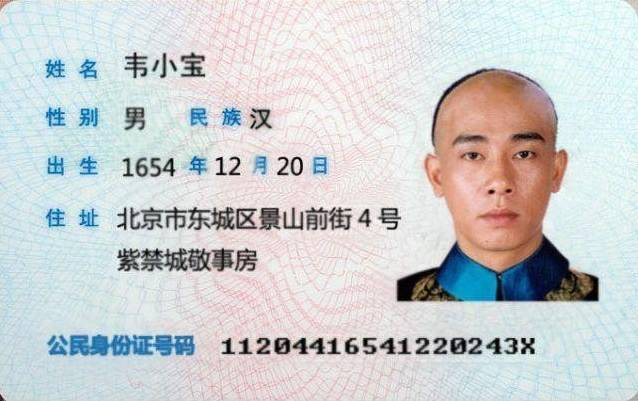
#> input picture card.jpg, 638 x 401 px, found by its file name
$ python sift.py ../card.jpg   (older library calls are emulated)
#> lines starting #> are read from the running program, lines starting #| are printed output that depends on the picture
'''
refer to:
https://www.jb51.net/article/135366.htm
https://blog.csdn.net/zhangziju/article/details/79754652
https://www.jianshu.com/p/ed57ee1056ab

> python card/sift.py data/1.jpg
'''

import cv2
import numpy as np

card_template_image_path="card.jpg"

key_pos={
	'姓':[[45,60],[65,75]],
	'名':[[80,60],[95,75]],
	'性':[[45,107],[63,123]],
	'别':[[78,109],[96,126]],
	'民':[[191,109],[205,125]],
	'族':[[222,109],[238,126]],
	'出':[[46,156],[62,173]],
	'生':[[78,158],[95,174]],
	'年':[[189,157],[204,173]],
	'月':[[253,156],[264,172]],
	'日':[[310,155],[325,175]],
	'住':[[45,210],[65,225]],
	'址':[[79,208],[96,225]],
	'公':[[47,335],[65,354]],
	'民':[[70,335],[87,350]],
	'身':[[91,335],[105,350]],
	'份':[[111,335],[151,350]],
	'证':[[132,335],[170,350]],
	'号':[[156,335],[190,350]],
	'左上':[[0,0],[20,20]],
	'右上':[[615,0],[635,20]],
	'左下':[[0,379],[20,399]],
	'右上':[[615,379],[635,399]]
}

def filter(p):
	for i, (k, v) in enumerate(key_pos.items()):
		if v[0][0] < p[0] and p[0] < v[1][0] and \
		   v[0][1] < p[1] and p[1] < v[1][1]:
			print("关键点匹配：",k)
			return True
	return False

def parse(dst_image_path):
#> called with dst_image_path = '../card.jpg'
	sift = cv2.xfeatures2d.SIFT_create()
	# sift = cv2.ORB()

	# 模板图片
	img_tpl = cv2.imread(card_template_image_path)
#> img_tpl is the input picture: shape (401, 638, 3); mean B, G, R 208.8, 207.7, 204.9
	gray_tpl= cv2.cvtColor(img_tpl,cv2.COLOR_BGR2GRAY)
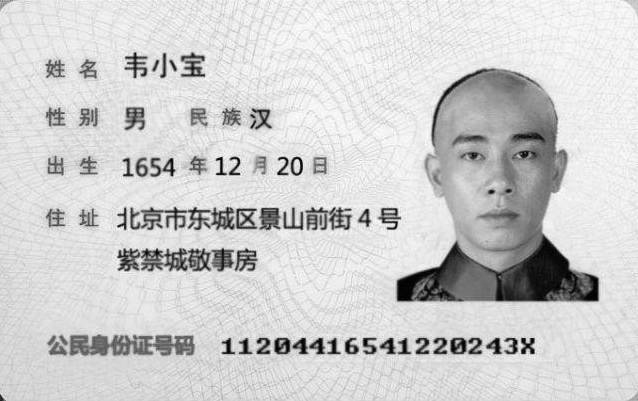
#> gray_tpl: shape (401, 638); min 0, max 255, mean 207
	kp_tpl, des_tpl = sift.detectAndCompute(gray_tpl, None)  # des是描述子
#> kp_tpl = 1770 keypoints; strongest (x, y, size): (532, 340, 3.3), (523, 340, 3.3), (532, 351, 3.3), (523, 351, 3.3)


	# 目标图片
	img_dst = cv2.imread(dst_image_path)
	# size = img_tpl.shape[0]/ img_dst.shape[0]
	# img_dst = cv2.resize(img_dst,None,fx=size,fy=size)
	gray_dst= cv2.cvtColor(img_dst,cv2.COLOR_BGR2GRAY)
	kp_dst, des_dst = sift.detectAndCompute(gray_dst, None)  # des是描述子
#> kp_dst has the same summary as kp_tpl

	# [13 lines of commented-out code are left out]
	bf = cv2.BFMatcher()
	matches = bf.knnMatch(des_tpl, des_dst, k=2)
#> matches = 1770 matches
	# matches = sorted(matches, key=lambda x: x[0].distance)
	# matches = matches[:10]
	# 调整ratio
	good = []
	print("一个匹配点数：",len(matches))
#| 一个匹配点数： 1770
	for m, n in matches:
		if m.distance < 0.75 * n.distance:
			i = m.queryIdx
			pt = kp_tpl[i].pt
			if filter(pt):
				good.append([m])
#> this loop made 1770 passes
#> pt on passes 1 to 12: (5.45, 6.44), (45.95, 169.6), (46.09, 120.7), (46.42, 211.9), (46.82, 109.7), (46.86, 164.8), (48.34, 215.4), (48.48, 64.47), (48.48, 64.47), (48.69, 64.31), (48.69, 64.31), (48.69, 64.31)
#| 关键点匹配： 左上
#| 关键点匹配： 性
#| 关键点匹配： 住
#| 关键点匹配： 性
#| 关键点匹配： 出
#| 关键点匹配： 住
#| 关键点匹配： 姓
#| 关键点匹配： 姓
#> (further printed lines are left out)
#> after the loop, good = 294 matches

	img3 = cv2.drawMatchesKnn(img_tpl, kp_tpl, img_dst, kp_dst, good, None, flags=2)
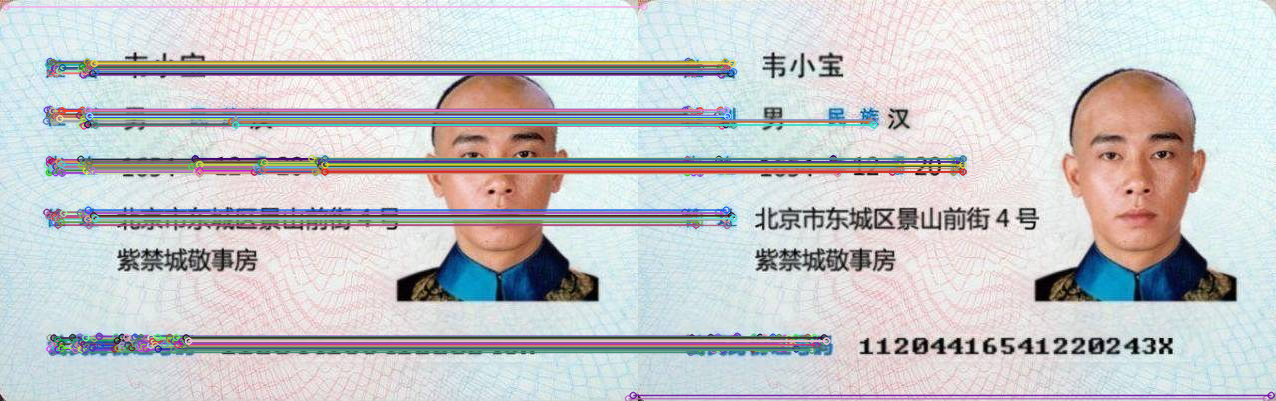
#> img3: shape (401, 1276, 3); mean B, G, R 201.1, 199.3, 199.3
	cv2.imshow("BFmatch", img3)
	cv2.waitKey(0)
	cv2.destroyAllWindows()

if __name__=="__main__":
	import sys,os

	imagePath =  sys.argv[1]
	if not os.path.exists(imagePath):print("图片不存在")

	parse(imagePath)
